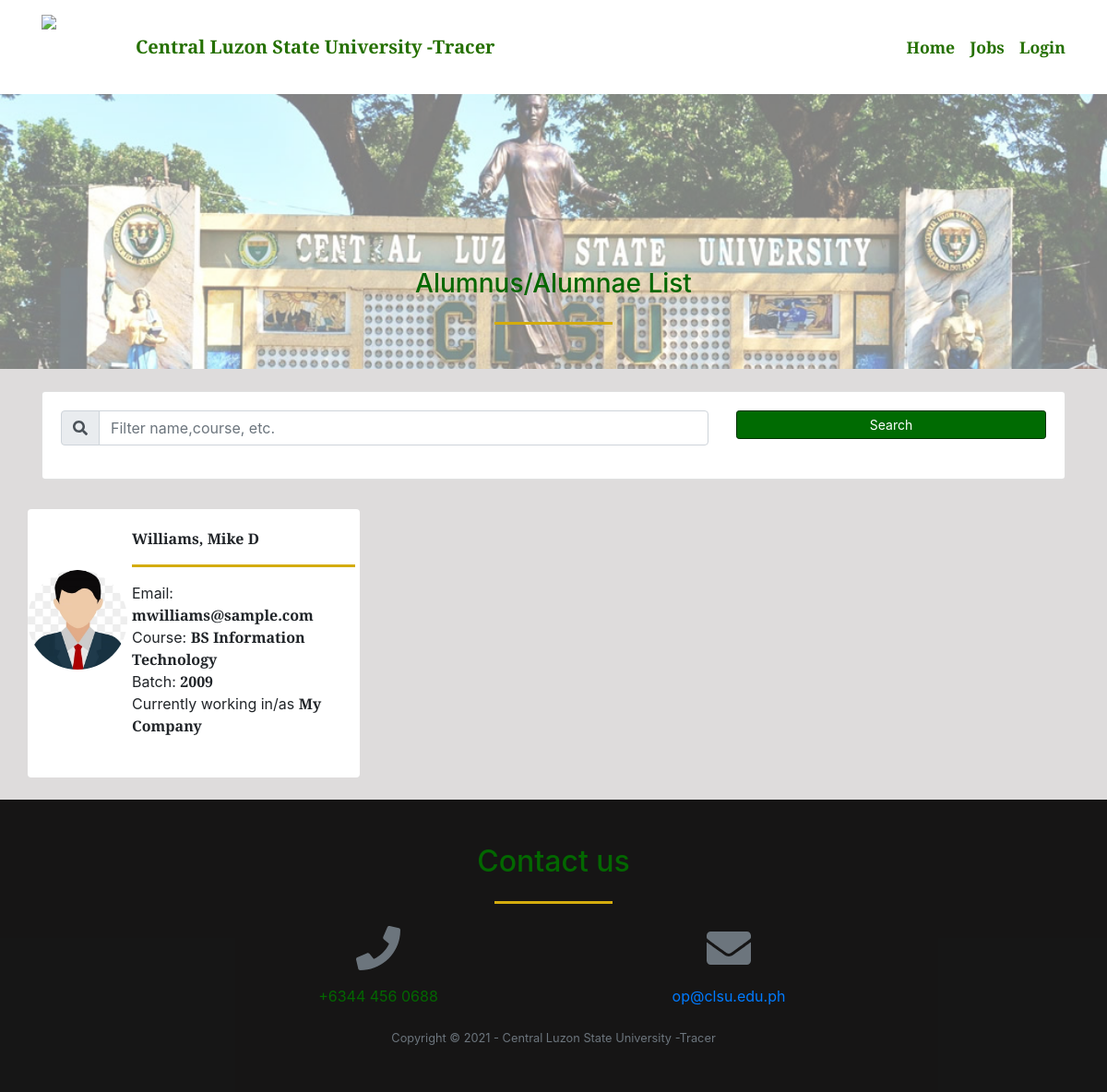
The app's page /index.php?page=alumni_list with its own data.
### tables this page shows
CREATE TABLE `alumnus_bio` (
  `id` int(30) NOT NULL,
  `firstname` varchar(200) NOT NULL,
  `middlename` varchar(200) NOT NULL,
  `lastname` varchar(200) NOT NULL,
  `gender` varchar(10) NOT NULL,
  `batch` year(4) NOT NULL,
  `course_id` int(30) NOT NULL,
  `email` varchar(250) NOT NULL,
  `connected_to` text NOT NULL,
  `avatar` text NOT NULL,
  `status` tinyint(1) NOT NULL DEFAULT 0 COMMENT '0= Unverified, 1= Verified',
  `date_created` date NOT NULL DEFAULT current_timestamp()
);

CREATE TABLE `courses` (
  `id` int(30) NOT NULL,
  `course` text NOT NULL,
  `about` text NOT NULL
);

### alumni_list.php (the view, shortened to what this page needs)
<?php
include 'admin/db_connect.php';
?>
        <header class="masthead">
            <div class="container-fluid h-100">
                <div class="row h-100 align-items-center justify-content-center text-center">
                    <div class="col-lg-8 align-self-end mb-4 page-title">
                        <h3 class="text-white">Alumnus/Alumnae List</h3>
                        <hr class="divider my-4" />
                    </div>
                </div>
            </div>
        </header>
        	<div class="container">
        		<div class="card mb-4 mt-4">
		        <div class="card-body">
		            <div class="row">
		                <div class="col-md-8">
		                    <div class="input-group mb-3">
		                      <div class="input-group-prepend">
		                        <span class="input-group-text" id="filter-field"><i class="fa fa-search"></i></span>
		                      </div>
		                      <input type="text" class="form-control" id="filter" placeholder="Filter name,course, etc." aria-label="Filter" aria-describedby="filter-field">
		                    </div>
		                </div>
		                <div class="col-md-4">
		                    <button class="btn btn-primary btn-block btn-sm" id="search">Search</button>
		                </div>
		            </div>
		        </div>
		    </div>
        	</div>
            <div class="container-fluid mt-3 pt-2">
                <div class="row-items">
                <div class="col-lg-12">
                    <div class="row">
                <?php
                $fpath = 'admin/assets/uploads';
                $alumni = $conn->query("SELECT a.*,c.course,Concat(a.lastname,', ',a.firstname,' ',a.middlename) as name from alumnus_bio a inner join courses c on c.id = a.course_id order by Concat(a.lastname,', ',a.firstname,' ',a.middlename) asc");
                while($row = $alumni->fetch_assoc()):
                ?>
                <div class="col-md-4 item">
                <div class="card alumni-list" data-id="<?php echo $row['id'] ?>">
                        <div class="alumni-img" card-img-top>
                            <img src="<?php echo $fpath.'/'.$row['avatar'] ?>" alt="">
                        </div>
                    <div class="card-body">
                        <div class="row align-items-center h-100">
                            <div class="">
                                <div>
                                <p class="filter-txt"><b><?php echo $row['name'] ?></b></p>
                                <hr class="divider w-100" style="max-width: calc(100%)">
                                <p class="filter-txt">Email: <b><?php echo $row['email'] ?></b></p>
                                <p class="filter-txt">Course: <b><?php echo $row['course'] ?></b></p>
                                <p class="filter-txt">Batch: <b><?php echo $row['batch'] ?></b></p>
                                <p class="filter-txt">Currently working in/as <b><?php echo $row['connected_to'] ?></b></p>
                                    <br>
                                </div>
                            </div>
                        </div>
                    </div>
                </div>
                <br>
                </div>
                <?php endwhile; ?>
                </div>
                </div>
                </div>
            </div>

### alumni_list.php (style rules this page uses)
.alumni-list { cursor: pointer; border: unset; flex-direction: inherit; }
.alumni-img { width: calc(30%); max-height: 30vh; display: flex; align-items: center; justify-content: center; }
.alumni-list .card-body { width: calc(70%); }
.alumni-img img { border-radius: 100%; max-height: calc(100%); max-width: calc(100%); }
header.masthead,header.masthead:before { min-height: 50vh !important; height: 50vh !important }
.row-items { position: relative; }
.masthead { min-height: 23vh !important; height: 23vh !important; }
.masthead:before { min-height: 23vh !important; height: 23vh !important; }
.alumni-list p { margin:unset; }

### records on screen
alumnus_bio: avatar (picture), name "Williams, Mike D", email "mwilliams@sample.com", course.course "BS Information Technology", batch "2009", connected_to "My Company"

### other values on screen
$_SESSION['system']['name'] "Central Luzon State University -Tracer"
$_SESSION['system']['contact'] "+6344 456 0688"
$_SESSION['system']['email'] "op@clsu.edu.ph"
